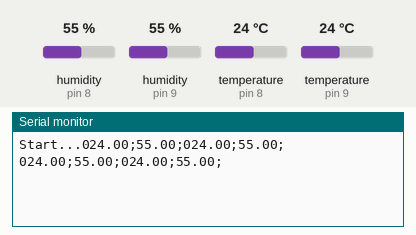
This sketch was run on a simulated Arduino Uno, built with avr-gcc and run on an emulated ATmega328P. Parts: the last lines printed to the serial monitor. Wiring (inferred from the names in the program): 2 × DHT11 sensor: data pin 8 / data pin 9. The test bench sets the inputs (shaded band); at power-on: humidity (sensors on pin 8, pin 9) 55 %, temperature (sensors on pin 8, pin 9) 24 °C.

Above: at 1.8 s.
1.9 s: humidity (sensor on pin 8) set to 22 %
At 3.0 s:
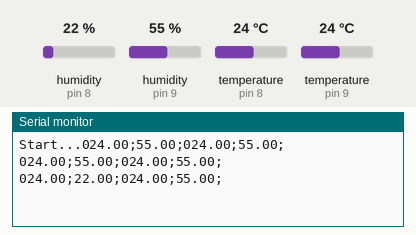
3.4 s: humidity (sensor on pin 9) set to 22 %
At 4.7 s:
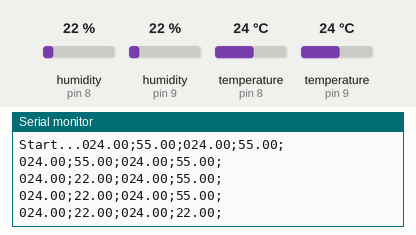
4.9 s: temperature (sensor on pin 8) set to 12 °C
At 5.9 s:
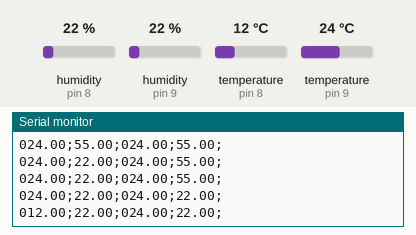
6.4 s: temperature (sensor on pin 9) set to 12 °C
At 6.4 s:
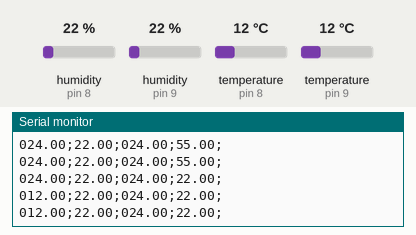
7.9 s: humidity (sensor on pin 8) set to 40 %
At 9.2 s:
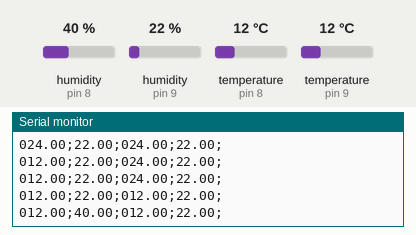
9.4 s: humidity (sensor on pin 9) set to 40 %
At 10.3 s:
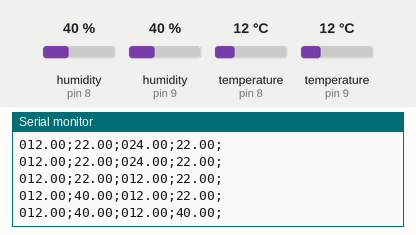
Timing chart, 0 to 11.9 s (numbered marks = the images above; inputs shaded):
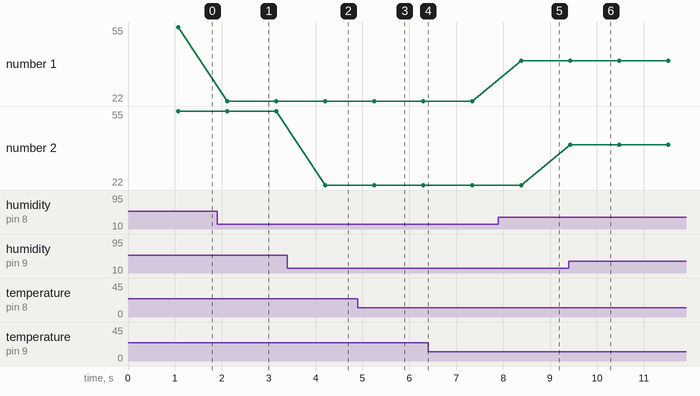

Measured:
- after the input at 1.9 s, the serial monitor: prints a new line after 0.21 s (image 1)
- after the input at 3.4 s, the serial monitor: prints a new line after 0.80 s (image 2)
- after the input at 4.9 s, the serial monitor: prints a new line after 0.35 s (image 3)
- after the input at 7.9 s, the serial monitor: prints a new line after 0.48 s (image 5)
- after the input at 9.4 s, the serial monitor: prints a new line at once (image 6)
- plotted number 1: 55 → 22 after the input at 1.9 s, 22 → 40 after the input at 7.9 s

The sketch:

tempHumidity.ino
```cpp
/*  DHT11/ DHT22 Sensor Temperature and Humidity Tutorial
    Program made by Dejan Nedelkovski,
    www.HowToMechatronics.com
*/
/*
   You can find the DHT Library from Arduino official website
   http://playground.arduino.cc/Main/DHTLib
*/

#include "dht.h"

#define dataPin1 8 // Defines pin number to which the sensor is connected
#define dataPin2 9 // Defines pin number to which the sensor is connected
dht DHT; // Creats a DHT object

void setup() {

  Serial.begin(9600);
  Serial.print("Start...");
}

void getTH(byte dataPin) {
  int readData = DHT.read11(dataPin); // Reads the data from the sensor
  Serial.print(readData);
  if (readData == DHTLIB_OK)
  {
    float t = DHT.temperature; // Gets the values of the temperature
    float h = DHT.humidity; // Gets the values of the humidity

    // Printing the results on the serial monitor
    //Serial.print("Temperature = ");
    Serial.print(t);
    Serial.print(";");
    //Serial.print("    Humidity = ");
    Serial.print(h);
    Serial.print(";");
  }
  //Serial.println(" % ");
}
void loop() {
  getTH(dataPin1);
  getTH(dataPin2);
  Serial.println();

  delay(1000);
}
```

dht.cpp
```cpp
//
//    FILE: dht.cpp
//  AUTHOR: Rob Tillaart
// VERSION: 0.1.26
// PURPOSE: DHT Temperature & Humidity Sensor library for Arduino
//     URL: http://arduino.cc/playground/Main/DHTLib
//
// HISTORY:
// 0.1.26 2017-12-12 explicit support for AM23XX series and DHT12
// 0.1.25 2017-09-20 FIX https://github.com/RobTillaart/Arduino/issues/80
// 0.1.24 2017-07-27 FIX https://github.com/RobTillaart/Arduino/issues/33  double -> float
// 0.1.23 2017-07-24 FIX https://github.com/RobTillaart/Arduino/issues/31
// 0.1.22 undo delayMicroseconds() for wakeups larger than 8
// 0.1.21 replace delay with delayMicroseconds() + small fix
// 0.1.20 Reduce footprint by using uint8_t as error codes. (thanks to chaveiro)
// 0.1.19 masking error for DHT11 - FIXED (thanks Richard for noticing)
// 0.1.18 version 1.16/17 broke the DHT11 - FIXED
// 0.1.17 replaced micros() with adaptive loopcount
//        removed DHTLIB_INVALID_VALUE
//        added  DHTLIB_ERROR_CONNECT
//        added  DHTLIB_ERROR_ACK_L  DHTLIB_ERROR_ACK_H
// 0.1.16 masking unused bits (less errors); refactored bits[]
// 0.1.15 reduced # micros calls 2->1 in inner loop.
// 0.1.14 replace digital read with faster (~3x) code => more robust low MHz machines.
//
// 0.1.13 fix negative temperature
// 0.1.12 support DHT33 and DHT44 initial version
// 0.1.11 renamed DHTLIB_TIMEOUT
// 0.1.10 optimized faster WAKEUP + TIMEOUT
// 0.1.09 optimize size: timeout check + use of mask
// 0.1.08 added formula for timeout based upon clockspeed
// 0.1.07 added support for DHT21
// 0.1.06 minimize footprint (2012-12-27)
// 0.1.05 fixed negative temperature bug (thanks to Roseman)
// 0.1.04 improved readability of code using DHTLIB_OK in code
// 0.1.03 added error values for temp and humidity when read failed
// 0.1.02 added error codes
// 0.1.01 added support for Arduino 1.0, fixed typos (31/12/2011)
// 0.1.00 by Rob Tillaart (01/04/2011)
//
// inspired by DHT11 library
//
// Released to the public domain
//

#include "dht.h"

/////////////////////////////////////////////////////
//
// PUBLIC
//

int8_t dht::read11(uint8_t pin)
{
    // READ VALUES
    int8_t result = _readSensor(pin, DHTLIB_DHT11_WAKEUP, DHTLIB_DHT11_LEADING_ZEROS);

    // these bits are always zero, masking them reduces errors.
    bits[0] &= 0x7F;
    bits[2] &= 0x7F;

    // CONVERT AND STORE
    humidity    = bits[0];  // bits[1] == 0;
    temperature = bits[2];  // bits[3] == 0;

    // TEST CHECKSUM
    uint8_t sum = bits[0] + bits[1] + bits[2] + bits[3];
    if (bits[4] != sum)
    {
        return DHTLIB_ERROR_CHECKSUM;
    }
    return result;
}

int8_t dht::read12(uint8_t pin)
{
    // READ VALUES
    int8_t result = _readSensor(pin, DHTLIB_DHT11_WAKEUP, DHTLIB_DHT11_LEADING_ZEROS);

    // CONVERT AND STORE
    humidity = bits[0] + bits[1] * 0.1;
    temperature = (bits[2] & 0x7F) + bits[3] * 0.1;
    if (bits[2] & 0x80)  // negative temperature
    {
        temperature = -temperature;
    }

    // TEST CHECKSUM
    uint8_t sum = bits[0] + bits[1] + bits[2] + bits[3];
    if (bits[4] != sum)
    {
        return DHTLIB_ERROR_CHECKSUM;
    }
    return result;
}

int8_t dht::read(uint8_t pin)
{
    // READ VALUES
    int8_t result = _readSensor(pin, DHTLIB_DHT_WAKEUP, DHTLIB_DHT_LEADING_ZEROS);

    // these bits are always zero, masking them reduces errors.
    bits[0] &= 0x03;
    bits[2] &= 0x83;

    // CONVERT AND STORE
    humidity = (bits[0]*256 + bits[1]) * 0.1;
    temperature = ((bits[2] & 0x7F)*256 + bits[3]) * 0.1;
    if (bits[2] & 0x80)  // negative temperature
    {
        temperature = -temperature;
    }

    // TEST CHECKSUM
    uint8_t sum = bits[0] + bits[1] + bits[2] + bits[3];
    if (bits[4] != sum)
    {
        return DHTLIB_ERROR_CHECKSUM;
    }
    return result;
}

/////////////////////////////////////////////////////
//
// PRIVATE
//

int8_t dht::_readSensor(uint8_t pin, uint8_t wakeupDelay, uint8_t leadingZeroBits)
{
    // INIT BUFFERVAR TO RECEIVE DATA
    uint8_t mask = 128;
    uint8_t idx = 0;

    uint8_t data = 0;
    uint8_t state = LOW;
    uint8_t pstate = LOW;
    uint16_t zeroLoop = DHTLIB_TIMEOUT;
    uint16_t delta = 0;

    leadingZeroBits = 40 - leadingZeroBits; // reverse counting...

    // replace digitalRead() with Direct Port Reads.
    // reduces footprint ~100 bytes => portability issue?
    // direct port read is about 3x faster
    uint8_t bit = digitalPinToBitMask(pin);
    uint8_t port = digitalPinToPort(pin);
    volatile uint8_t *PIR = portInputRegister(port);

    // REQUEST SAMPLE
    pinMode(pin, OUTPUT);
    digitalWrite(pin, LOW); // T-be
    if (wakeupDelay > 8) delay(wakeupDelay);
    else delayMicroseconds(wakeupDelay * 1000UL);
    // digitalWrite(pin, HIGH); // T-go
    pinMode(pin, INPUT);

    uint16_t loopCount = DHTLIB_TIMEOUT * 2;  // 200uSec max
    // while(digitalRead(pin) == HIGH)
    while ((*PIR & bit) != LOW )
    {
        if (--loopCount == 0) return DHTLIB_ERROR_CONNECT;
    }

    // GET ACKNOWLEDGE or TIMEOUT
    loopCount = DHTLIB_TIMEOUT;
    // while(digitalRead(pin) == LOW)
    while ((*PIR & bit) == LOW )  // T-rel
    {
        if (--loopCount == 0) return DHTLIB_ERROR_ACK_L;
    }

    loopCount = DHTLIB_TIMEOUT;
    // while(digitalRead(pin) == HIGH)
    while ((*PIR & bit) != LOW )  // T-reh
    {
        if (--loopCount == 0) return DHTLIB_ERROR_ACK_H;
    }

    loopCount = DHTLIB_TIMEOUT;

    // READ THE OUTPUT - 40 BITS => 5 BYTES
    for (uint8_t i = 40; i != 0; )
    {
        // WAIT FOR FALLING EDGE
        state = (*PIR & bit);
        if (state == LOW && pstate != LOW)
        {
            if (i > leadingZeroBits) // DHT22 first 6 bits are all zero !!   DHT11 only 1
            {
                zeroLoop = min(zeroLoop, loopCount);
                delta = (DHTLIB_TIMEOUT - zeroLoop)/4;
            }
            else if ( loopCount <= (zeroLoop - delta) ) // long -> one
            {
                data |= mask;
            }
            mask >>= 1;
            if (mask == 0)   // next byte
            {
                mask = 128;
                bits[idx] = data;
                idx++;
                data = 0;
            }
            // next bit
            --i;

            // reset timeout flag
            loopCount = DHTLIB_TIMEOUT;
        }
        pstate = state;
        // Check timeout
        if (--loopCount == 0)
        {
            return DHTLIB_ERROR_TIMEOUT;
        }

    }
    // pinMode(pin, OUTPUT);
    // digitalWrite(pin, HIGH);

    return DHTLIB_OK;
}
//
// END OF FILE
//
```

dht.h
```cpp
    //
//    FILE: dht.h
//  AUTHOR: Rob Tillaart
// VERSION: 0.1.26
// PURPOSE: DHT Temperature & Humidity Sensor library for Arduino
//     URL: http://arduino.cc/playground/Main/DHTLib
//
// HISTORY:
// see dht.cpp file
//

#ifndef dht_h
#define dht_h

#if ARDUINO < 100
#include <WProgram.h>
#include <pins_arduino.h>  // fix for broken pre 1.0 version - TODO TEST
#else
#include <Arduino.h>
#endif

#define DHT_LIB_VERSION "0.1.26"

#define DHTLIB_OK                   0
#define DHTLIB_ERROR_CHECKSUM       -1
#define DHTLIB_ERROR_TIMEOUT        -2
#define DHTLIB_ERROR_CONNECT        -3
#define DHTLIB_ERROR_ACK_L          -4
#define DHTLIB_ERROR_ACK_H          -5

#define DHTLIB_DHT11_WAKEUP         18
#define DHTLIB_DHT_WAKEUP           1

#define DHTLIB_DHT11_LEADING_ZEROS  1
#define DHTLIB_DHT_LEADING_ZEROS    6

// max timeout is 100 usec.
// For a 16 Mhz proc 100 usec is 1600 clock cycles
// loops using DHTLIB_TIMEOUT use at least 4 clock cycli
// so 100 us takes max 400 loops
// so by dividing F_CPU by 40000 we "fail" as fast as possible
#ifndef F_CPU
#define DHTLIB_TIMEOUT 1000  // ahould be approx. clock/40000
#else
#define DHTLIB_TIMEOUT (F_CPU/40000)
#endif

class dht
{
public:
    dht() {};
    // return values:
    // DHTLIB_OK
    // DHTLIB_ERROR_CHECKSUM
    // DHTLIB_ERROR_TIMEOUT
    // DHTLIB_ERROR_CONNECT
    // DHTLIB_ERROR_ACK_L
    // DHTLIB_ERROR_ACK_H
    int8_t read11(uint8_t pin);
    int8_t read(uint8_t pin);
    int8_t read12(uint8_t pin);

    inline int8_t read21(uint8_t pin) { return read(pin); };
    inline int8_t read22(uint8_t pin) { return read(pin); };
    inline int8_t read33(uint8_t pin) { return read(pin); };
    inline int8_t read44(uint8_t pin) { return read(pin); };
    inline int8_t read2301(uint8_t pin) { return read(pin); };
    inline int8_t read2302(uint8_t pin) { return read(pin); };
    inline int8_t read2303(uint8_t pin) { return read(pin); };
    inline int8_t read2320(uint8_t pin) { return read(pin); };
    inline int8_t read2322(uint8_t pin) { return read(pin); };

    float humidity;
    float temperature;

private:
    uint8_t bits[5];  // buffer to receive data
    int8_t _readSensor(uint8_t pin, uint8_t wakeupDelay, uint8_t leadingZeroBits);
};
#endif
//
// END OF FILE
//
```
